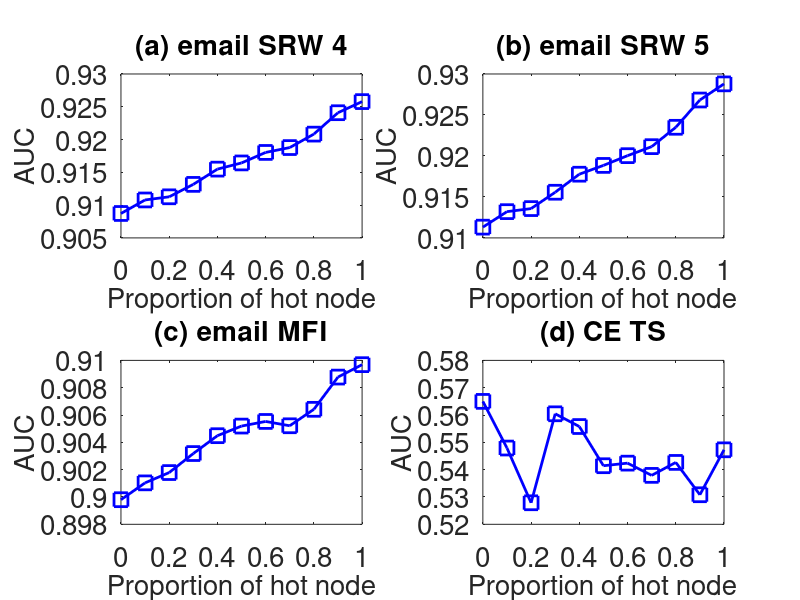

Recreate this plot in MATLAB.
subplot(2,2,1);
x=0:0.1:1;
y=[0.9087238
0.9107865
0.9112672
0.9131618
0.915489
0.9164337
0.9180347
0.9187771
0.9208279
0.9240922
0.9257869

];
plot(x,y,'-bs','LineWidth',2,'MarkerSize',10);
set(gca,'FontSize',20);
xlabel('Proportion of hot node','fontsize',20);
ylabel('AUC','fontsize',20);
title('(a) email SRW 4','fontsize',20);

subplot(2,2,2);
x=0:0.1:1;
y=[0.9113115
0.9132033
0.9135758
0.9155713
0.9177719
0.9188444
0.9200336
0.9211324
0.9234959
0.926823
0.9287932

];
plot(x,y,'-bs','LineWidth',2,'MarkerSize',10);
set(gca,'FontSize',20);
xlabel('Proportion of hot node','fontsize',20);
ylabel('AUC','fontsize',20);
title('(b) email SRW 5','fontsize',20);

subplot(2,2,3);
x=0:0.1:1;
y=[0.8998014
0.9010342
0.9017882
0.9031802
0.9044876
0.905191
0.9055304
0.9052138
0.9064184
0.908778
0.9096868

];
plot(x,y,'-bs','LineWidth',2,'MarkerSize',10);
set(gca,'FontSize',20);
xlabel('Proportion of hot node','fontsize',20);
ylabel('AUC','fontsize',20);
title('(c) email MFI','fontsize',20);


subplot(2,2,4);
x=0:0.1:1;
y=[0.564994
0.5479188
0.5278832
0.5604518
0.5557918
0.5414414
0.5423908
0.5379114
0.5426564
0.5308186
0.547267

];
plot(x,y,'-bs','LineWidth',2,'MarkerSize',10);
set(gca,'FontSize',20);
xlabel('Proportion of hot node','fontsize',20);
ylabel('AUC','fontsize',20);
title('(d) CE TS','fontsize',20);
